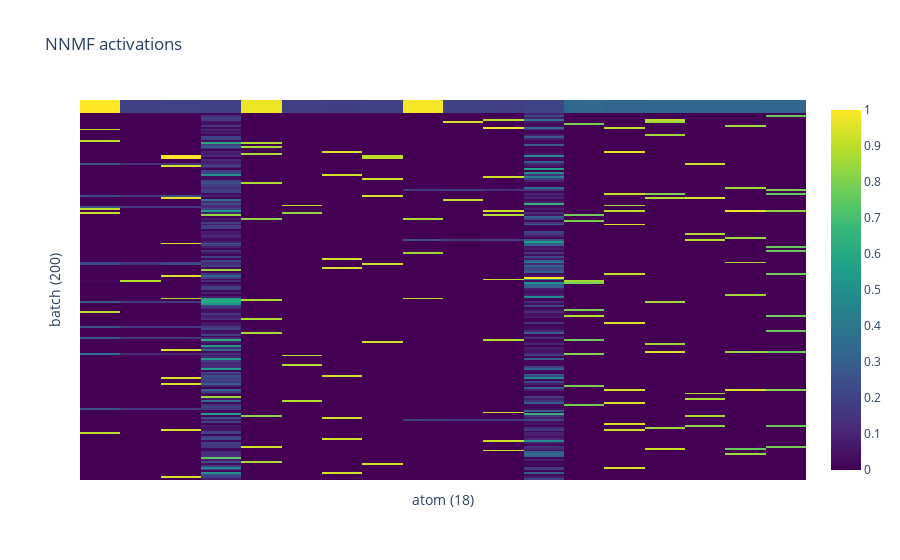
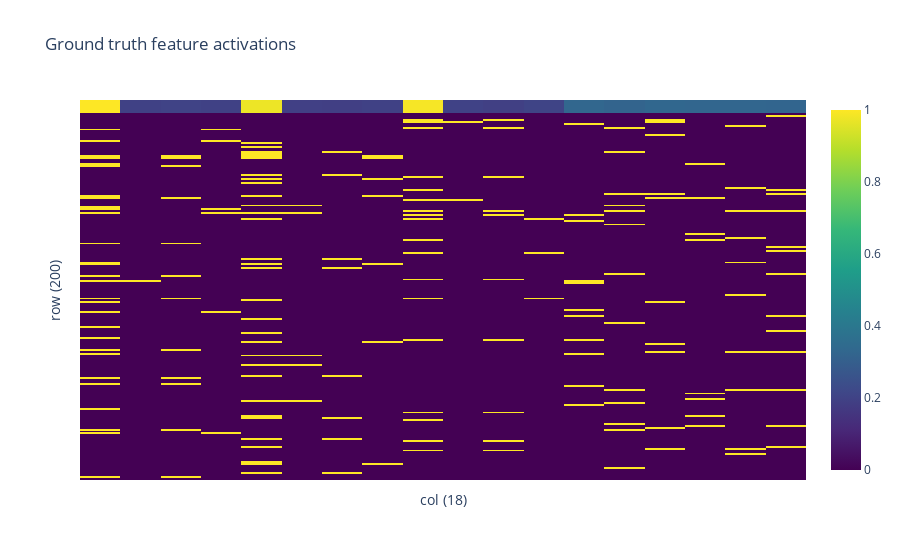

Notebook code cell kept with these figures, in order:
### Code cell
# print(tree)
# heatmap(sims[:200], title='NNMF activations', dim_names=('batch', 'atom'), info_1={'prob': probabilities}).show()

heatmap(codes[:200], title='NNMF activations', dim_names=('batch', 'atom'), info_1={'prob': probabilities}).show()
heatmap(f_batch[:200], title='Ground truth feature activations', info_1={'prob': probabilities}).show()

### Figure 1 — Plotly figure (JSON) as saved in the notebook; plotly's stock layout.template omitted (floating-point values rounded to 4 significant figures; data arrays with more than 128 entries replaced by an {"elided": "..."} marker saying what was removed)
{"data": [{"colorscale": [[0, "#440154"], [0.1111, "#482878"], [0.2222, "#3e4989"], [0.3333, "#31688e"], [0.4444, "#26828e"], [0.5556, "#1f9e89"], [0.6667, "#35b779"], [0.7778, "#6ece58"], [0.8889, "#b5de2b"], [1, "#fde725"]], "hovertemplate": "%{y}%{x}val: %{z:.2f}<extra></extra>", "type": "heatmap", "x": ["prob: 0.15246<br>atom: 0<br>", "prob: 0.0299<br>atom: 1<br>", "prob: 0.030739998<br>atom: 2<br>", "prob: 0.029679999<br>atom: 3<br>", "prob: 0.14878<br>atom: 4<br>", "prob: 0.02942<br>atom: 5<br>", "prob: 0.02876<br>atom: 6<br>", "prob: 0.029919999<br>atom: 7<br>", "prob: 0.15076<br>atom: 8<br>", "prob: 0.03046<br>atom: 9<br>", "prob: 0.029059999<br>atom: 10<br>", "prob: 0.03136<br>atom: 11<br>", "prob: 0.050019998<br>atom: 12<br>", "prob: 0.0484<br>atom: 13<br>", "prob: 0.0502<br>atom: 14<br>", "prob: 0.04996<br>atom: 15<br>", "prob: 0.049799997<br>atom: 16<br>", "prob: 0.0493<br>atom: 17<br>"], "y": {"elided": "200 str values"}, "z": {"elided": "200x18 float values"}}], "layout": {"title": {"text": "NNMF activations"}, "xaxis": {"showticklabels": false, "title": {"text": "atom (18)"}}, "yaxis": {"autorange": "reversed", "showticklabels": false, "title": {"text": "batch (200)"}}}}

### Figure 2 — Plotly figure (JSON) as saved in the notebook; plotly's stock layout.template omitted (floating-point values rounded to 4 significant figures; data arrays with more than 128 entries replaced by an {"elided": "..."} marker saying what was removed)
{"data": [{"colorscale": [[0, "#440154"], [0.1111, "#482878"], [0.2222, "#3e4989"], [0.3333, "#31688e"], [0.4444, "#26828e"], [0.5556, "#1f9e89"], [0.6667, "#35b779"], [0.7778, "#6ece58"], [0.8889, "#b5de2b"], [1, "#fde725"]], "hovertemplate": "%{y}%{x}val: %{z:.2f}<extra></extra>", "type": "heatmap", "x": ["prob: 0.15246<br>col: 0<br>", "prob: 0.0299<br>col: 1<br>", "prob: 0.030739998<br>col: 2<br>", "prob: 0.029679999<br>col: 3<br>", "prob: 0.14878<br>col: 4<br>", "prob: 0.02942<br>col: 5<br>", "prob: 0.02876<br>col: 6<br>", "prob: 0.029919999<br>col: 7<br>", "prob: 0.15076<br>col: 8<br>", "prob: 0.03046<br>col: 9<br>", "prob: 0.029059999<br>col: 10<br>", "prob: 0.03136<br>col: 11<br>", "prob: 0.050019998<br>col: 12<br>", "prob: 0.0484<br>col: 13<br>", "prob: 0.0502<br>col: 14<br>", "prob: 0.04996<br>col: 15<br>", "prob: 0.049799997<br>col: 16<br>", "prob: 0.0493<br>col: 17<br>"], "y": {"elided": "200 str values"}, "z": {"elided": "200x18 float values"}}], "layout": {"title": {"text": "Ground truth feature activations"}, "xaxis": {"showticklabels": false, "title": {"text": "col (18)"}}, "yaxis": {"autorange": "reversed", "showticklabels": false, "title": {"text": "row (200)"}}}}
